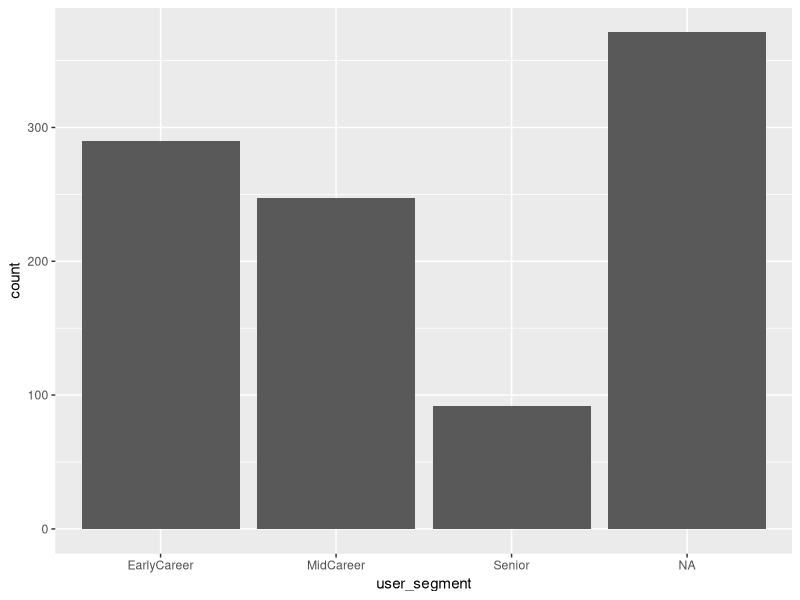
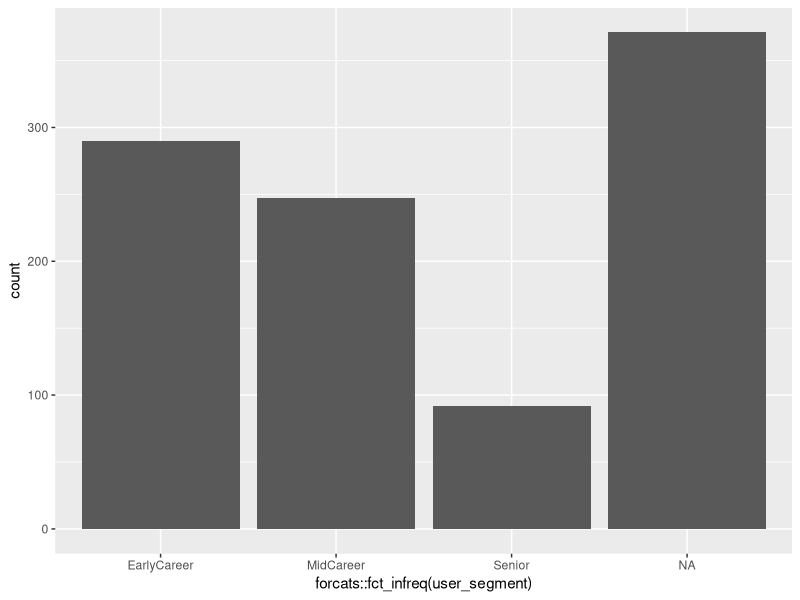
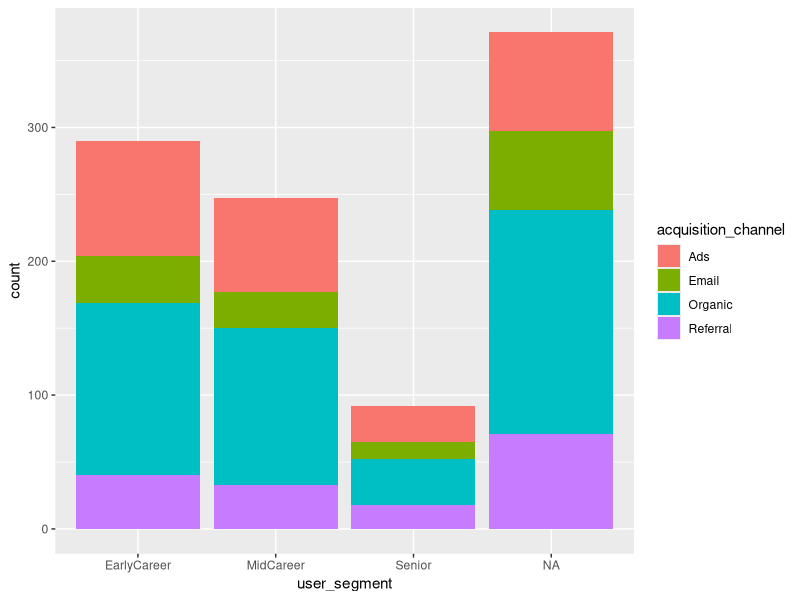
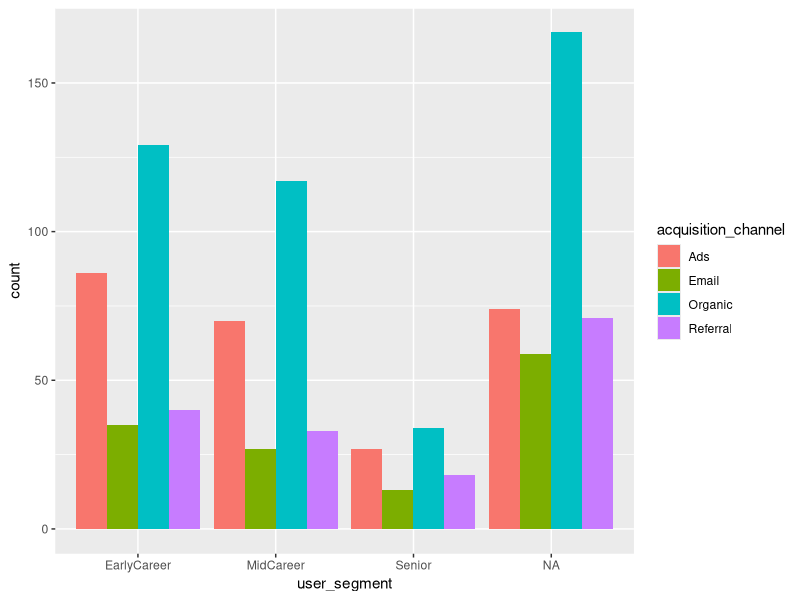
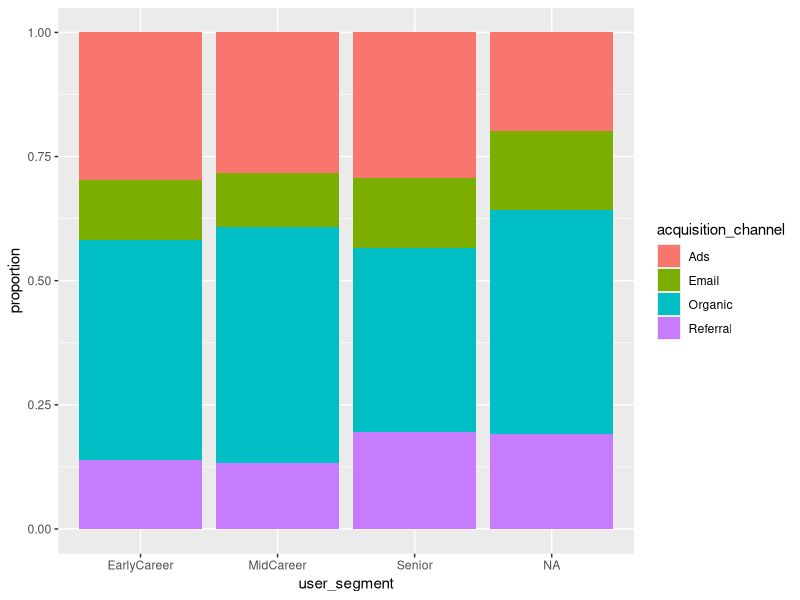
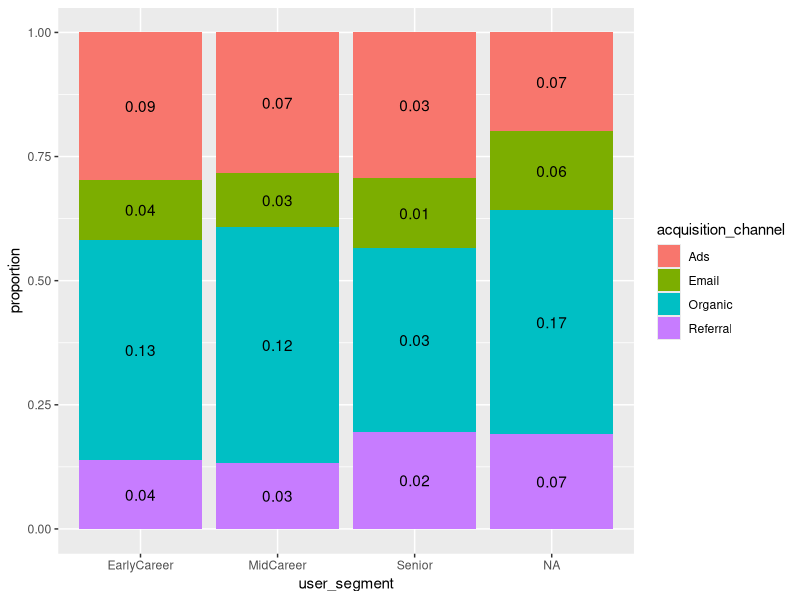
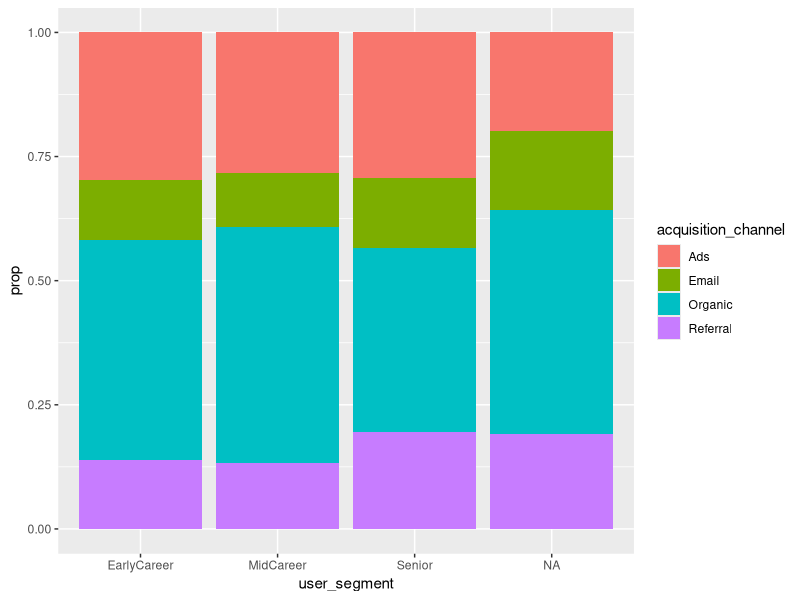
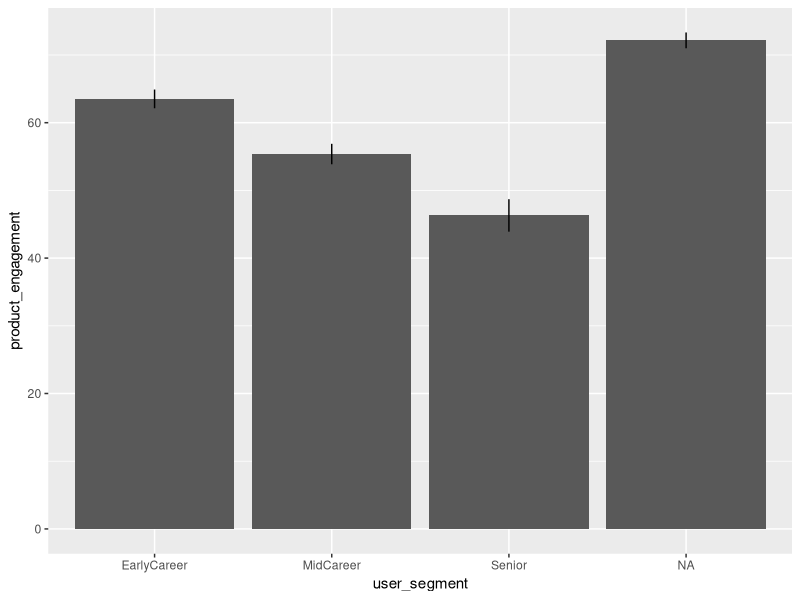

Here is the R script that generated these plots, in order:
## ---- chunk 1
#| include: false
library(tidyverse)
## ---- chunk 2
#| include: false
# For the compiled site build; students will use the line above:
app_df <- read_csv("data-raw/app_engagement.csv")
## ---- chunk 3
head(app_df)
## ---- chunk 4
app_df <- app_df %>%
  mutate(user_segment = factor(user_segment, levels = c("Student", "EarlyCareer","MidCareer", "Senior")))
## ---- chunk 5
#| echo: false
ggplot(app_df, aes(x = user_segment)) +
  geom_bar()
## ---- chunk 6
#| echo: false
ggplot(app_df, aes(x = forcats::fct_infreq(user_segment))) +
  geom_bar()
## ---- chunk 7
#| echo: false
ggplot(app_df, aes(x = user_segment)) +
  geom_bar(aes(fill = acquisition_channel))  # default position = "stack"
## ---- chunk 8
#| echo: false
ggplot(app_df, aes(x = user_segment)) +
  geom_bar(aes(fill = acquisition_channel), position = "dodge")
## ---- chunk 9
#| echo: false
ggplot(app_df, aes(x = user_segment)) +
  geom_bar(aes(fill = acquisition_channel), position = "fill") +
  scale_y_continuous(name = "proportion")
## ---- chunk 10
#| echo: false
ggplot(app_df, aes(user_segment, fill = acquisition_channel)) +
  geom_bar(position = position_fill()) +
  geom_text(aes(label = round(after_stat(count / sum(count)), 2)),
            stat = "count",
            position = position_fill(vjust = 0.5)) +
  scale_y_continuous(name = "proportion")
## ---- chunk 11
#| echo: false
app_df %>%
  count(user_segment, acquisition_channel, name = "n") %>%
  group_by(user_segment) %>%
  mutate(prop = n / sum(n)) %>%
  ungroup() %>%
  ggplot(aes(x = user_segment, y = prop)) +
  geom_bar(aes(fill = acquisition_channel), stat = "identity")
## ---- chunk 12
#| echo: false
ggplot(app_df, aes(x = user_segment, y = product_engagement)) +
  stat_summary(fun = "mean", geom = "bar") +
  stat_summary(fun.data = "mean_se", geom = "linerange")
## ---- chunk 13
#| echo: false
ggplot(app_df, aes(x = user_segment, y = product_engagement)) +
  stat_summary(aes(fill = user_segment), fun = "mean", geom = "bar", show.legend = FALSE) +
  stat_summary(fun.data = "mean_se", geom = "linerange")
## ---- chunk 14
#| echo: false
app_df %>%
  group_by(user_segment) %>%
  summarise(
    mean_eng = mean(product_engagement, na.rm = TRUE),
    se_eng   = sd(product_engagement, na.rm = TRUE) / sqrt(n())
  ) %>%
  ggplot(aes(x = user_segment, y = mean_eng)) +
  geom_bar(aes(fill = user_segment), stat = "identity", show.legend = FALSE) +
  geom_linerange(aes(ymin = mean_eng - se_eng, ymax = mean_eng + se_eng))
## ---- chunk 15
ggplot(app_df, aes(x = user_segment, y = product_engagement)) +
  stat_summary(aes(fill = device_type),
               fun = "mean", geom = "bar", position = "dodge") +
  stat_summary(aes(group = device_type),
               fun.data = "mean_se", geom = "linerange",
               position = position_dodge(width = 0.9)) +
  labs(fill = "Device")
